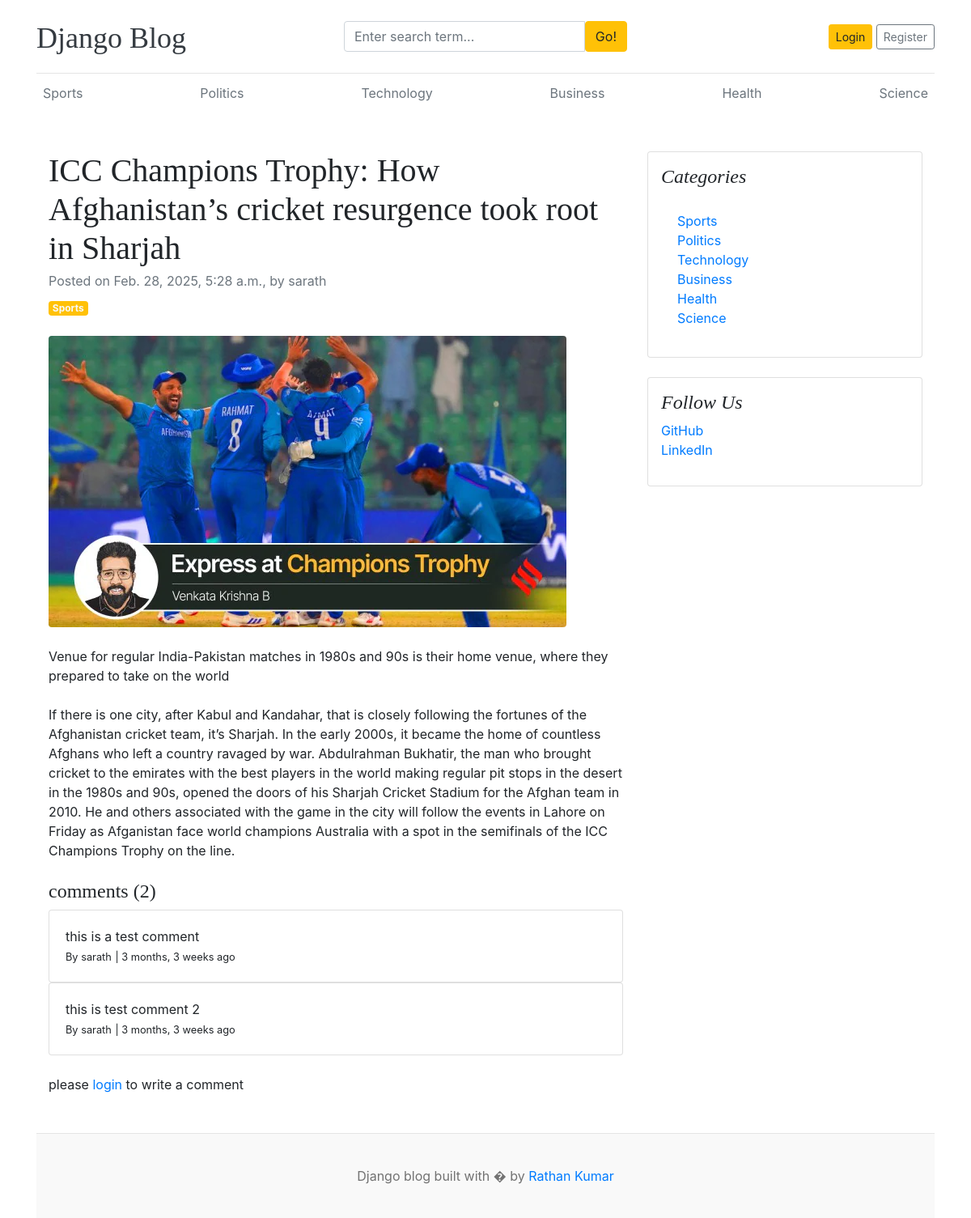
Page /single_post/2/ on the committed database.
### blog/models.py (models this page shows, shortened)
class Category(models.Model):
    cat_name = models.CharField(max_length=30)
    created_at = models.DateTimeField(auto_now_add=True)
    updated_at = models.DateTimeField(auto_now=True)
    def __str__(self):
        return self.cat_name
    class Meta:
        verbose_name_plural = 'Categories'

class Blog(models.Model):
    title = models.CharField(max_length=100)
    slug = models.SlugField(max_length=150,unique=True,blank=True)
    category = models.ForeignKey(Category,on_delete=models.CASCADE)
    author = models.ForeignKey(User,on_delete=models.CASCADE)
    featured_image = models.ImageField(upload_to='uploads/%Y/%m/%d')
    short_desc = models.TextField()
    blog_body = models.TextField()
    status = models.CharField(max_length=20,choices=STATUS_CHOICES,default="Draft")
    is_featured = models.BooleanField(default=False)
    created_at = models.DateTimeField(auto_now_add=True)
    updated_at = models.DateTimeField(auto_now=True)

class Comment(models.Model):
    user = models.ForeignKey(User,on_delete=models.CASCADE)
    blog = models.ForeignKey(Blog,on_delete=models.CASCADE)
    comment = models.TextField()
    created_at = models.DateTimeField(auto_now_add=True)
    updated_at = models.DateTimeField(auto_now=True)
    def __str__(self):
        return self.comment

### blog/views.py (the view, shortened to what this page needs)
# urls.py: path('single_post/<int:pk>/',views.single_post,name='single_post'),
def single_post(request,pk):
    categories = Category.objects.all()
    post = Blog.objects.get(pk=pk)
    comments = Comment.objects.filter(blog=post)
    comments_count = comments.count()
    context = {
        'post':post,
        'categories':categories,
        'comments':comments,
        'comments_count':comments_count
    }
    return render(request,'blog/single_post.html',context)

### templates/blog/single_post.html
{% extends 'blog/base.html' %}
{% block content %}
<div class="container mt-5">
    <div class="row">
        <div class="col-lg-8">
            <article>
                <header class="mb-4">
                    <h1 class="fw-bolder mb-1">{{post.title}}</h1>
                    <div class="text-muted fst-italic mb-2">Posted on {{post.created_at}}, by {{post.author}}</div>
                    <a class="badge bg-warning text-decoration-none text-light" href="#!">{{post.category}}</a>
                </header>
                <figure class="mb-4"><img class="img-fluid rounded" src="{{post.featured_image.url}}" alt="..." /></figure>
                <section class="mb-5">
                    <p class="fs-5 mb-4">{{post.short_desc}}</p>
                    <p class="fs-5 mb-4">{{post.blog_body}}</p>
                    <h4>comments ({{comments_count}})</h4>
                    {% if comments %}
                    {% for i in comments %}
                    <div class="card">
                        <div class="card-body">
                          <p class="card-text mb-0">{{i}}</p>
                          <span>
                            <small>By {{i.user}}</small>
                            <small>| {{i.created_at | timesince}} ago</small>
                          </span>
                        </div>
                    </div>
                    {% endfor %}
                    {% else %}
                    No comments yet
                    {% endif %}
                    <br>
                    <div class="form-group">
                        {% if user.is_authenticated %}
                        <form action=""  method="post">
                            {% csrf_token %}
                            <div class="form-group">
                                <textarea name="comment" placeholder="Write your comment" class="form-control"></textarea>
                                <button type="submit" class="btn btn-primary mt-2">Submit</button>
                            </div>
                        </form>
                        {% else %}
                        <p>please <span><a href="{% url 'login' %}">login</a></span> to write a comment</p>
                        {% endif %}
                    </div>
                    </section>
            </article>
        </div>
        <div class="col-lg-4">
            <div class="card mb-4 p-3">
                <h4 class="font-italic">Categories</h4>
                <div class="card-body">
                    <div class="row">
                        <div class="col-sm-6">
                            <ul class="list-unstyled mb-0">
                                {% for i in categories %}
                                <li><a href="{% url 'get_post_by_category' i.pk %}">{{i}}</a></li>
                                {% endfor %}
                            </ul>
                        </div>
                    </div>
                </div>
            </div>
            <div class="card mb-4 p-3">
                <h4 class="font-italic">Follow Us</h4>
                <ol class="list-unstyled">
                    <li><a href="#">GitHub</a></li>
                    <li><a href="#">LinkedIn</a></li>
                </ol>
            </div>
        </div>
    </div>
</div>
{% endblock %}

### templates/blog/base.html (shortened to what this page needs)
{% load static %}
<!DOCTYPE html>
<html lang="en">
<head>
    <link href="https://getbootstrap.com/docs/4.0/dist/css/bootstrap.min.css" rel="stylesheet">
    <link href="{% static 'css/blog.css' %}" rel="stylesheet">
    <link rel="stylesheet" href="https://cdnjs.cloudflare.com/ajax/libs/font-awesome/4.7.0/css/font-awesome.min.css">
  </head>
<body>
    <div class="container">
      <header class="blog-header py-3">
        <div class="row flex-nowrap justify-content-between align-items-center">
          <div class="col-4 pt-1">
            <a class="blog-header-logo text-dark" href="/">Django Blog</a>
          </div>
          <div class="col-4">
            <form action="{% url 'search' %}" method="get">
              <div class="input-group">
                <input class="form-control" name="keyword" value="{{keyword}}" type="text" placeholder="Enter search term..." aria-label="Enter search term..." aria-describedby="button-search" />
                <button  class="btn btn-warning" id="button-search" type="submit">Go!</button>
            </div>
            </form>
          </div>
          <div class="col-4 d-flex justify-content-end align-items-center">
            {% if not user.is_authenticated %}
            <a class="btn btn-sm btn-warning" href="{% url 'login' %}">Login</a> &nbsp;
            <a class="btn btn-sm btn-outline-secondary" href="{% url 'register' %}">Register</a>
            {% else %}
            <span>{{user.username}}</span>&nbsp;&nbsp;&nbsp;
            <a class="btn btn-sm btn-warning" href="{% url 'logout' %}">Logout</a> &nbsp;&nbsp;
            <a class="btn btn-sm btn-warning" href="{% url 'dashboard' %}">Dashboard</a>
            {% endif %}
          </div>
        </div>
      </header>
      <div class="nav-scroller py-1 mb-2">
        <nav class="nav d-flex justify-content-between">
          {% for i in categories %}
          <a class="p-2 text-muted" href="{% url 'get_post_by_category' i.id %}">{{i.cat_name}}</a>
          {% endfor %}
        </nav>
      </div>
{% block content %}
{% endblock %}
<footer class="blog-footer">
    <p>Django blog built with � by <a href="#">Rathan Kumar</a></p>
  </footer>
  </body>
  </html>

### static/css/blog.css (style rules this page uses)
.blog-header { border-bottom: 1px solid #e5e5e5; }
.blog-header-logo { font-family: "Playfair Display", Georgia, "Times New Roman", serif; font-size: 2.25rem; }
h1, h2, h3, h4, h5, h6 { font-family: "Playfair Display", Georgia, "Times New Roman", serif; }
.blog-footer { padding: 2.5rem 0; color: #727272; text-align: center; background-color: #f9f9f9; border-top: .05rem solid #e5e5e5; }
.blog-footer p:last-child { margin-bottom: 0; }

### rows in the picture
Category: cat_name "Sports"
Category: cat_name "Politics"
Category: cat_name "Technology"
Category: cat_name "Business"
Category: cat_name "Health"
Category: cat_name "Science"
Blog: title "ICC Champions Trophy: How Afghanistan’s cricket resurgence took root in Sharjah", created_at "Feb. 28, 2025, 5:28 a.m.", author "sarath", category "Sports", featured_image (picture), short_desc "Venue for regular India-Pakistan matches in 1980s and 90s is their home venue, where they prepared to take on the world", blog_body "If there is one city, after Kabul and Kandahar, that is closely following the fortunes of the Afghanistan cricket team, it’s Sharjah. In the early 2000s, it became the home of countless Afghans who left a country ravaged by war. Abdulrahman Bukhatir, the man who brought cricket to the emirates with the best players in the world making regular pit stops in the desert in the 1980s and 90s, opened the doors of his Sharjah Cricket Stadium for the Afghan team in 2010. He and others associated with the game in the city will follow the events in Lahore on Friday as Afganistan face world champions Australia with a spot in the semifinals of the ICC Champions Trophy on the line."
Comment: comment "this is a test comment", user "sarath", created_at "3 months, 3 weeks"
Comment: comment "this is test comment 2", user "sarath", created_at "3 months, 3 weeks"

### other values in the picture
{{ comments_count }} "2"
